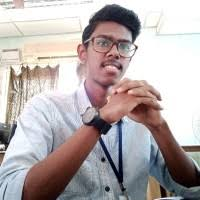
#> input picture ML Lab 4/man.jpg, 200 x 200 px
$ jupyter execute FaceRecognition.ipynb   (shell and % lines are left out)
#> lines starting #> are read from the running program, lines starting #| are printed output that depends on the picture; after the words box and inside, x2 and y2 are one past the last pixel; in counts of white or black regions, pixels touching at a corner belong together
[cell 1]
import cv2

# Load pre-trained face detector from OpenCV
face_cascade = cv2.CascadeClassifier(cv2.data.haarcascades + 'haarcascade_frontalface_default.xml')

# Load an image
image = cv2.imread('man.jpg')
#> image is the input picture: shape (200, 200, 3); mean B, G, R 172.3, 172.6, 181.6

# Convert to grayscale
gray = cv2.cvtColor(image, cv2.COLOR_BGR2GRAY)
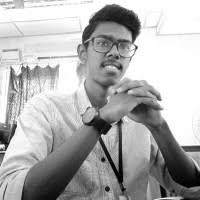
#> gray: shape (200, 200); min 0, max 255, mean 175.3

# Detect faces
faces = face_cascade.detectMultiScale(gray, 1.1, 4)
#> faces = [[85, 22, 55, 55]]

# Draw squares around faces
for (x, y, w, h) in faces:
    cv2.rectangle(image, (x, y), (x + w, y + h), (255, 0, 0), 2)
#> this loop made 1 pass
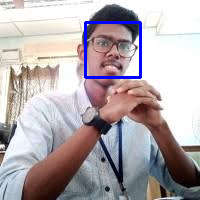
#> image: shape (200, 200, 3); 1.64% of pixels changed, all inside (x1, y1, x2, y2) = (84, 21, 142, 79)

# Show the image with detected faces
cv2.imshow('Face Detection', image)
cv2.waitKey(0)
cv2.destroyAllWindows()
